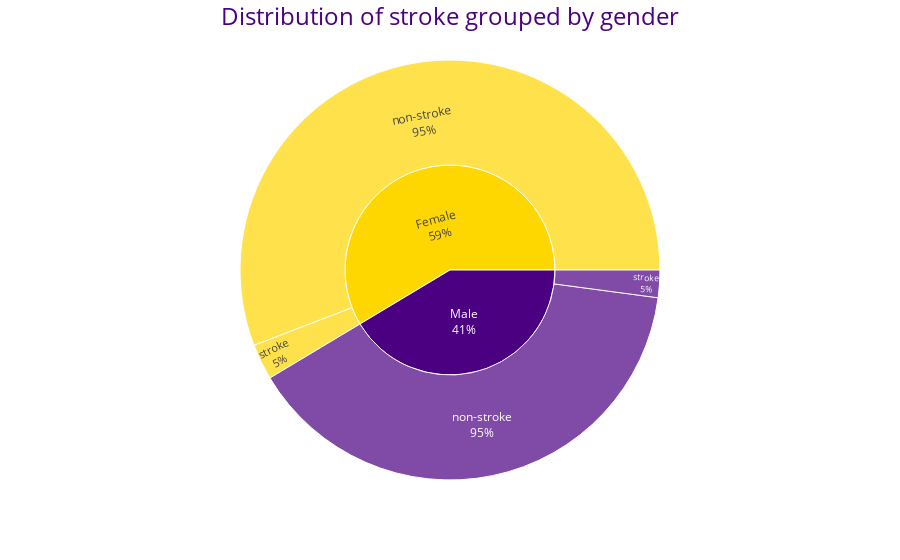

Source (notebook cell):
### Code cell
# sunburst
fig = px.sunburst(data_on_genders, path = ['gender', 'stroke'], values = 'count', color = 'gender',
                 color_discrete_map = {'Female': 'gold', 'Male': 'indigo'})

fig.update_layout(annotations = [dict(text = 'Distribution of stroke grouped by gender', 
                                      x = 0.5, y = 1.15, font_size = 24, showarrow = False, 
                                      font_color = 'indigo')])

fig.update_traces(textinfo = 'label + percent parent')
                  
fig.show()

### Figure 1 — Plotly figure (JSON) as saved in the notebook; plotly's stock layout.template omitted (floating-point values rounded to 4 significant figures)
{"data": [{"branchvalues": "total", "customdata": [["Female"], ["Male"], ["Female"], ["Male"], ["Female"], ["Male"]], "domain": {"x": [0, 1], "y": [0, 1]}, "hovertemplate": "labels=%{label}<br>count=%{value}<br>parent=%{parent}<br>id=%{id}<br>gender=%{customdata[0]}<extra></extra>", "ids": ["Female/non-stroke", "Male/non-stroke", "Female/stroke", "Male/stroke", "Female", "Male"], "labels": ["non-stroke", "non-stroke", "stroke", "stroke", "Female", "Male"], "marker": {"colors": ["gold", "indigo", "gold", "indigo", "gold", "indigo"]}, "name": "", "parents": ["Female", "Male", "Female", "Male", "", ""], "textinfo": "label+percent parent", "type": "sunburst", "values": [2853, 2007, 141, 108, 2994, 2115]}], "layout": {"annotations": [{"font": {"color": "indigo", "size": 24}, "showarrow": false, "text": "Distribution of stroke grouped by gender", "x": 0.5, "y": 1.15}], "legend": {"tracegroupgap": 0}, "margin": {"t": 60}}}
